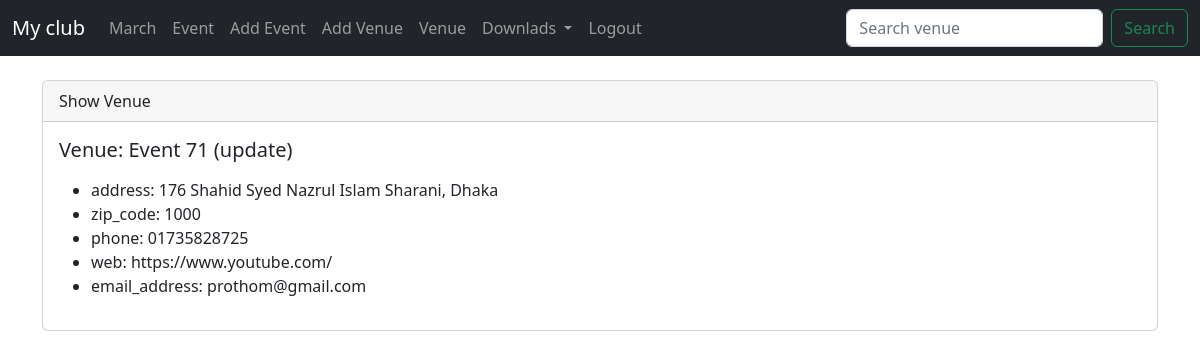
The app's page /show-venue/1/ (signed in) with its own data.
### events/models.py (models this page shows, shortened)
class Venue(models.Model):
    name = models.CharField('Venue Name' ,max_length=200)
    address = models.CharField(max_length=300)
    zip_code = models.CharField('Zip Code', max_length=150)
    phone = models.CharField('Contact Phone', max_length=150)
    web = models.URLField('Website Address')
    email_address = models.EmailField('Email Address')
    owner = models.IntegerField("Vanue owner", default=1, blank=False)

### events/views.py (the view)
# urls.py: path('show-venue/<str:pk>/', views.show_venue, name='venue-show'),
@login_required(login_url='login')
def show_venue(request, pk):
    venue = Venue.objects.get(id=pk)
    context = {'venue':venue}
    return render(request, 'events/venue-show.html', context)

### events/templates/events/venue-show.html (shortened to what this page needs)
{% extends 'events/base.html' %}
{% block content %}
<div class="card">
    <div class="card-header">
        Show Venue
    </div>
    <div class="card-body">
      <h5 class="card-title">Venue: {{venue.name}}</h5>
      <p class="card-text">
        <ul>
        <li>address: {{venue.address}}</li>
        <li>zip_code: {{venue.zip_code}}</li>
        <li>phone: {{venue.phone}}</li>
        <li>web: {{venue.web}}</li>
        <li>email_address: {{venue.email_address}}</li>
        </ul>
      </p>
    </div>
</div>
{% endblock content %}

### records on screen
Venue: name "Event 71 (update)", address "176 Shahid Syed Nazrul Islam Sharani, Dhaka", zip_code "1000", phone "01735828725", web "https://www.youtube.com/", email_address "prothom@gmail.com"
